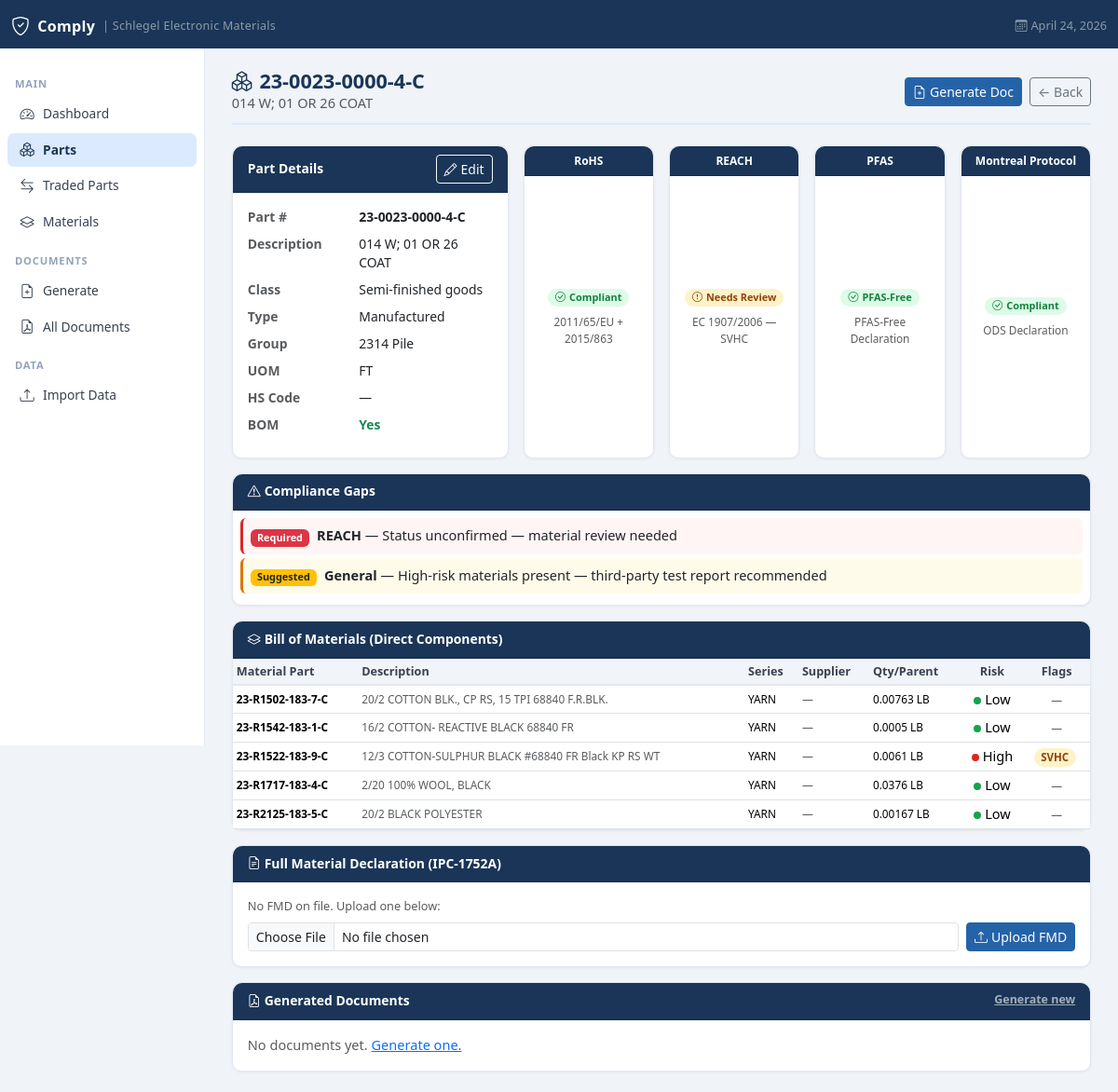
Page /parts/23-0023-0000-4-C on the committed database.
### tables this page shows
CREATE TABLE compliance_status (
            id              INTEGER PRIMARY KEY AUTOINCREMENT,
            part_number     TEXT NOT NULL,
            standard        TEXT NOT NULL,
            status          TEXT DEFAULT 'Unknown',
            notes           TEXT,
            doc_required    INTEGER DEFAULT 0,
            doc_suggested   INTEGER DEFAULT 0,
            last_assessed   TEXT,
            UNIQUE(part_number, standard)
        );

CREATE TABLE materials (
            id              INTEGER PRIMARY KEY AUTOINCREMENT,
            part_number     TEXT NOT NULL UNIQUE,
            description     TEXT,
            material_series TEXT,
            series_desc     TEXT,
            uom             TEXT,
            primary_supplier TEXT,
            supplier_id     TEXT,
            risk_level      TEXT DEFAULT 'Unknown',
            pfas_flag       INTEGER DEFAULT 0,
            svhc_flag       INTEGER DEFAULT 0,
            ods_flag        INTEGER DEFAULT 0,
            rohs_flag       INTEGER DEFAULT 0,
            created_at      TEXT DEFAULT (datetime('now')),
            updated_at      TEXT DEFAULT (datetime('now'))
        );

CREATE TABLE bom_lines (
            id              INTEGER PRIMARY KEY AUTOINCREMENT,
            parent_part     TEXT NOT NULL,
            material_part   TEXT NOT NULL,
            level           INTEGER DEFAULT 0,
            qty_per_parent  REAL DEFAULT 0,
            uom             TEXT,
            sort_order      INTEGER DEFAULT 0,
            UNIQUE(parent_part, material_part, level)
        );

### app.py (the view)
@app.route("/parts/<path:part_number>")
def part_detail(part_number):
    conn = get_db()
    part = conn.execute(
        "SELECT * FROM parts WHERE part_number=?", (part_number,)
    ).fetchone()
    if not part:
        flash("Part not found.", "danger")
        conn.close()
        return redirect(url_for("parts_list"))
    bom = conn.execute("""
        SELECT b.*, m.description as mat_desc, m.material_series,
               m.series_desc, m.primary_supplier, m.risk_level,
               m.pfas_flag, m.svhc_flag, m.ods_flag, m.rohs_flag
        FROM bom_lines b
        LEFT JOIN materials m ON m.part_number = b.material_part
        WHERE b.parent_part=? AND b.level=0
        ORDER BY b.sort_order
    """, (part_number,)).fetchall()
    statuses = conn.execute(
        "SELECT * FROM compliance_status WHERE part_number=?", (part_number,)
    ).fetchall()
    status_map = {r["standard"]: dict(r) for r in statuses}
    gaps = get_compliance_gaps(part_number, conn)
    docs = conn.execute("""
        SELECT d.* FROM documents d
        JOIN document_parts dp ON dp.document_id=d.id
        WHERE dp.part_number=?
        ORDER BY d.generated_at DESC
    """, (part_number,)).fetchall()
    fmd = conn.execute(
        "SELECT * FROM fmd_files WHERE part_number=?", (part_number,)
    ).fetchone()
    fmd_substances = conn.execute("""
        SELECT material_name, substance_name, cas_number,
               substance_weight, substance_weight_uom,
               weight_on_hm_pct, weight_on_total_pct, hm_on_total_pct
        FROM fmd_substances
        WHERE part_number = ?
        ORDER BY material_name, weight_on_hm_pct DESC
    """, (part_number,)).fetchall()
    conn.close()
    return render_template("part_detail.html", part=part, bom=bom,
                           status_map=status_map, gaps=gaps, docs=docs, fmd=fmd, fmd_substances=fmd_substances)

### templates/part_detail.html (shortened to what this page needs)
{% extends "base.html" %}
{% macro status_badge(val) %}
  {% if val in ['Compliant','PFAS-Free'] %}<span class="badge badge-compliant rounded-pill px-2 py-1"><i class="bi bi-check-circle me-1"></i>{{ val }}</span>
  {% elif val == 'Needs Review' %}<span class="badge badge-review rounded-pill px-2 py-1"><i class="bi bi-exclamation-circle me-1"></i>{{ val }}</span>
  {% elif val in ['Non-Compliant','Contains SVHC','Contains PFAS','Contains ODS'] %}<span class="badge badge-noncompliant rounded-pill px-2 py-1"><i class="bi bi-x-circle me-1"></i>{{ val }}</span>
  {% elif val == 'Exempt' %}<span class="badge badge-exempt rounded-pill px-2 py-1">{{ val }}</span>
  {% else %}<span class="badge badge-unknown rounded-pill px-2 py-1"><i class="bi bi-question-circle me-1"></i>{{ val or 'Unknown' }}</span>
  {% endif %}
{% endmacro %}
{% block content %}
<div class="page-header">
  <div>
    <h1><i class="bi bi-boxes me-2"></i>{{ part.part_number }}</h1>
    <p class="text-muted mb-0">{{ part.description or 'No description' }}</p>
  </div>
  <div class="d-flex gap-2">
    {% if not part.is_traded %}
    <a href="/documents/generate?part={{ part.part_number }}" class="btn btn-primary btn-sm">
      <i class="bi bi-file-earmark-plus me-1"></i>Generate Doc
    </a>
    {% endif %}
    <a href="{{ '/parts/traded' if part.is_traded else '/parts' }}"
       class="btn btn-outline-secondary btn-sm">← Back</a>
  </div>
</div>
<div class="row g-3 mb-3">
  <div class="col-12 col-md-4">
  <div class="card h-100">
    <div class="card-header d-flex justify-content-between align-items-center">
      <span>Part Details</span>
      <div class="d-flex gap-1">
        <button type="button" class="btn btn-outline-light btn-sm" id="editBtn"
                onclick="startEdit()">
          <i class="bi bi-pencil me-1"></i>Edit
        </button>
      </div>
    </div>
    <div class="card-body">
      <form id="editForm" method="post"
            action="/parts/{{ part.part_number }}/edit">
        <dl class="mb-0" style="font-size:.87rem;">
          <div class="row mb-2">
            <dt class="col-5 text-muted">Part #</dt>
            <dd class="col-7 fw-semibold mb-0">
              <span class="read-val">{{ part.part_number }}</span>
            </dd>
          </div>
          <div class="row mb-2">
            <dt class="col-5 text-muted">Description</dt>
            <dd class="col-7 mb-0">
              <span class="read-val">{{ part.description or '—' }}</span>
            </dd>
          </div>
          <div class="row mb-2">
            <dt class="col-5 text-muted">Class</dt>
            <dd class="col-7 mb-0">
              <span class="read-val">{{ part.part_class or '—' }}</span>
            </dd>
          </div>
          <div class="row mb-2">
            <dt class="col-5 text-muted">Type</dt>
            <dd class="col-7 mb-0">
              <span class="read-val">{{ 'Manufactured' if part.part_type=='M' else 'Purchased' if part.part_type=='P' else part.part_type or '—' }}</span>
            </dd>
          </div>
          <div class="row mb-2">
            <dt class="col-5 text-muted">Group</dt>
            <dd class="col-7 mb-0">
              <span class="read-val">{{ part.product_group or '—' }}</span>
            </dd>
          </div>
          <div class="row mb-2">
            <dt class="col-5 text-muted">UOM</dt>
            <dd class="col-7 mb-0">
              <span class="read-val">{{ part.uom or '—' }}</span>
            </dd>
          </div>
          <div class="row mb-2">
            <dt class="col-5 text-muted">HS Code</dt>
            <dd class="col-7 mb-0">
              <span class="read-val">{{ part.commodity_code or '—' }}</span>
            </dd>
          </div>
          <div class="row mb-2">
            <dt class="col-5 text-muted">BOM</dt>
            <dd class="col-7 mb-0">
              {% if part.has_bom %}
                <span class="text-success fw-semibold">Yes</span>
              {% else %}
                <span class="text-muted">No</span>
              {% endif %}
            </dd>
          </div>
        </dl>
      </form>
    </div>
  </div>
</div>
  {% set standards = [
    ('RoHS',             'rohs',     '2011/65/EU + 2015/863'),
    ('REACH',            'reach',    'EC 1907/2006 — SVHC'),
    ('PFAS',             'pfas',     'PFAS-Free Declaration'),
    ('Montreal Protocol','montreal', 'ODS Declaration'),
  ] %}
  {% for std_name, key, ref in standards %}
  {% set s = status_map.get(std_name) %}
  <div class="col-6 col-md-2">
    <div class="card h-100 text-center">
      <div class="card-header" style="font-size:.75rem; padding:.4rem .6rem">{{ std_name }}</div>
      <div class="card-body d-flex flex-column align-items-center justify-content-center py-3">
        <div class="mb-1">{{ status_badge(s.status if s else None) }}</div>
        <div class="text-muted text-xs mt-1">{{ ref }}</div>
      </div>
    </div>
  </div>
  {% endfor %}
</div>
{% if gaps %}
<div class="card mb-3">
  <div class="card-header"><i class="bi bi-exclamation-triangle me-1"></i>Compliance Gaps</div>
  <div class="card-body p-2">
    {% for g in gaps %}
    <div class="p-2 mb-1 rounded {% if g.required %}gap-required{% else %}gap-suggested{% endif %}">
      <div class="d-flex align-items-start gap-2">
        {% if g.required %}
          <span class="badge bg-danger mt-1">Required</span>
        {% else %}
          <span class="badge bg-warning text-dark mt-1">Suggested</span>
        {% endif %}
        <div>
          <strong>{{ g.standard }}</strong> — {{ g.reason }}
        </div>
      </div>
    </div>
    {% endfor %}
  </div>
</div>
{% endif %}
{% if bom %}
<div class="card mb-3">
  <div class="card-header"><i class="bi bi-layers me-1"></i>Bill of Materials (Direct Components)</div>
  <div class="card-body p-0">
    <div class="table-responsive">
      <table class="table table-sm table-hover mb-0">
        <thead>
          <tr>
            <th>Material Part</th>
            <th>Description</th>
            <th>Series</th>
            <th>Supplier</th>
            <th>Qty/Parent</th>
            <th class="text-center">Risk</th>
            <th class="text-center">Flags</th>
          </tr>
        </thead>
        <tbody>
          {% for b in bom %}
          <tr>
            <td class="fw-semibold text-xs">{{ b.material_part }}</td>
            <td class="text-xs text-muted">{{ (b.mat_desc or '')[:50] }}</td>
            <td class="text-xs">{{ b.series_desc or b.material_series or '—' }}</td>
            <td class="text-xs text-muted">{{ b.primary_supplier or '—' }}</td>
            <td class="text-xs">{{ b.qty_per_parent }} {{ b.uom }}</td>
            <td class="text-center">
              {% if b.risk_level == 'High' %}<span class="risk-dot risk-high"></span>High
              {% elif b.risk_level == 'Medium' %}<span class="risk-dot risk-medium"></span>Med
              {% elif b.risk_level == 'Low' %}<span class="risk-dot risk-low"></span>Low
              {% else %}<span class="risk-dot risk-unknown"></span>—
              {% endif %}
            </td>
            <td class="text-center">
              {% if b.svhc_flag %}<span class="badge flag-svhc rounded-pill me-1">SVHC</span>{% endif %}
              {% if not b.pfas_flag and not b.svhc_flag and not b.ods_flag and not b.rohs_flag %}
                <span class="text-muted text-xs">—</span>
              {% endif %}
            </td>
          </tr>
          {% endfor %}
        </tbody>
      </table>
    </div>
  </div>
</div>
{% endif %}
 <div class="card mb-3">
  <div class="card-header d-flex justify-content-between align-items-center">
    <span><i class="bi bi-file-earmark-text me-1"></i>Full Material Declaration (IPC-1752A)</span>
  </div>
  <div class="card-body">
    {% if fmd %}
    <div class="d-flex align-items-center justify-content-between mb-3">
      <div>
        <div class="fw-semibold">{{ fmd.filename }}</div>
        <div class="text-muted text-xs">Uploaded: {{ fmd.uploaded_at[:16].replace('T',' ') }}</div>
      </div>
      <a href="/parts/{{ part.part_number }}/fmd/download"
         class="btn btn-outline-primary btn-sm">
        <i class="bi bi-download me-1"></i>Download
      </a>
    </div>
    <hr class="my-2"/>
    <p class="text-muted small mb-2">Replace existing FMD:</p>
    {% else %}
    <p class="text-muted small mb-2">No FMD on file. Upload one below:</p>
    {% endif %}
    <form method="post" action="/parts/{{ part.part_number }}/fmd/upload"
          enctype="multipart/form-data" class="d-flex gap-2 align-items-center">
      <input type="file" name="fmd_file" class="form-control form-control-sm"/>
      <button type="submit" class="btn btn-primary btn-sm" style="white-space:nowrap">
        <i class="bi bi-upload me-1"></i>{{ 'Replace FMD' if fmd else 'Upload FMD' }}
      </button>
    </form>
  </div>
</div>
<div class="card">
  <div class="card-header d-flex justify-content-between">
    <span><i class="bi bi-file-earmark-pdf me-1"></i>Generated Documents</span>
    <a href="/documents/generate?part={{ part.part_number }}">Generate new</a>
  </div>
  <div class="card-body p-0">
    {% if docs %}
    <table class="table table-sm table-hover mb-0">
      <thead><tr><th>Type</th><th>Customer</th><th>Generated</th><th><span class="visually-hidden">Actions</span></th></tr></thead>
      <tbody>
        {% for d in docs %}
        <tr>
          <td><span class="badge bg-primary">{{ d.doc_type }}</span></td>
          <td class="text-muted">{{ d.customer or '—' }}</td>
          <td class="text-muted text-xs">{{ d.generated_at[:16].replace('T',' ') }}</td>
          <td class="text-end">
            <a href="/documents/{{ d.id }}/download" class="btn btn-outline-primary btn-sm" aria-label="Download Document">
              <i class="bi bi-download"></i>
            </a>
          </td>
        </tr>
        {% endfor %}
      </tbody>
    </table>
    {% else %}
    <p class="text-muted p-3 mb-0">No documents yet. <a href="/documents/generate?part={{ part.part_number }}">Generate one.</a></p>
    {% endif %}
  </div>
</div>
{% endblock %}

### templates/base.html (shortened to what this page needs)
<!DOCTYPE html>
<html lang="en">
<head>
  <link href="https://cdn.jsdelivr.net/npm/bootstrap@5.3.2/dist/css/bootstrap.min.css" rel="stylesheet"/>
  <link href="https://cdn.jsdelivr.net/npm/bootstrap-icons@1.11.3/font/bootstrap-icons.css" rel="stylesheet"/>
</head>
<body>
<nav class="navbar navbar-dark">
  <div class="container-fluid">
    <a class="navbar-brand d-flex align-items-center gap-2" href="/">
      <i class="bi bi-shield-check fs-5"></i> Comply
      <span class="text-white-50 fw-normal" style="font-size:.78rem;">| Schlegel Electronic Materials</span>
    </a>
    <span class="text-white-50 small">
      <i class="bi bi-calendar3 me-1"></i>{{ now.strftime('%B %d, %Y') if now else '' }}
    </span>
  </div>
</nav>
<div class="main-wrap">
  <aside class="sidebar d-none d-md-flex flex-column">
    <div class="sidebar-section">Main</div>
    <ul class="nav flex-column">
      <li><a class="nav-link {% if request.endpoint=='dashboard' %}active{% endif %}" href="/">
        <i class="bi bi-speedometer2"></i> Dashboard
      </a></li>
      <li><a class="nav-link {% if request.endpoint in ['parts_list','part_detail'] %}active{% endif %}" href="/parts">
        <i class="bi bi-boxes"></i> Parts
      </a></li>
      <li><a class="nav-link {% if request.endpoint=='traded_parts' %}active{% endif %}" href="/parts/traded">
        <i class="bi bi-arrow-left-right"></i> Traded Parts
      </a></li>
      <li><a class="nav-link {% if 'material' in (request.endpoint or '') %}active{% endif %}" href="/materials">
        <i class="bi bi-layers"></i> Materials
      </a></li>
    </ul>
    <div class="sidebar-section">Documents</div>
    <ul class="nav flex-column">
      <li><a class="nav-link {% if request.endpoint=='generate_document' %}active{% endif %}" href="/documents/generate">
        <i class="bi bi-file-earmark-plus"></i> Generate
      </a></li>
      <li><a class="nav-link {% if request.endpoint=='documents_list' %}active{% endif %}" href="/documents">
        <i class="bi bi-file-earmark-pdf"></i> All Documents
      </a></li>
    </ul>
    <div class="sidebar-section">Data</div>
    <ul class="nav flex-column">
      <li><a class="nav-link {% if request.endpoint=='import_data' %}active{% endif %}" href="/import">
        <i class="bi bi-upload"></i> Import Data
      </a></li>
    </ul>
  </aside>
  <main class="main-content">
    {% block content %}{% endblock %}
  </main>
</div>
</body>
</html>

### rows in the picture
compliance_status: standard "RoHS", status "Compliant", ref "2011/65/EU + 2015/863"
compliance_status: standard "REACH", status "Needs Review", ref "EC 1907/2006 — SVHC"
compliance_status: standard "PFAS", status "PFAS-Free", ref "PFAS-Free Declaration"
compliance_status: standard "Montreal Protocol", status "Compliant", ref "ODS Declaration"
materials: material_part "23-R1502-183-7-C", description "20/2 COTTON BLK., CP RS, 15 TPI 68840 F.R.BLK.", series_desc "YARN", primary_supplier "—", qty_per_parent "0.00763", uom "LB", risk_level "Low" (drawn)
materials: material_part "23-R1542-183-1-C", description "16/2 COTTON- REACTIVE BLACK 68840 FR", series_desc "YARN", primary_supplier "—", qty_per_parent "0.0005", uom "LB", risk_level "Low" (drawn)
materials: material_part "23-R1522-183-9-C", description "12/3 COTTON-SULPHUR BLACK #68840 FR Black KP RS WT", series_desc "YARN", primary_supplier "—", qty_per_parent "0.0061", uom "LB", risk_level "High" (drawn), svhc_flag "SVHC"
materials: material_part "23-R1717-183-4-C", description "2/20 100% WOOL, BLACK", series_desc "YARN", primary_supplier "—", qty_per_parent "0.0376", uom "LB", risk_level "Low" (drawn)
materials: material_part "23-R2125-183-5-C", description "20/2 BLACK POLYESTER", series_desc "YARN", primary_supplier "—", qty_per_parent "0.00167", uom "LB", risk_level "Low" (drawn)

### other values in the picture
{{ part.part_number }} "23-0023-0000-4-C"
{{ part.description or 'No description' }} "014 W; 01 OR 26 COAT"
{{ part.description or '—' }} "014 W; 01 OR 26 COAT"
{{ part.part_class or '—' }} "Semi-finished goods"
{{ part.product_group or '—' }} "2314 Pile"
{{ part.uom or '—' }} "FT"
{{ part.commodity_code or '—' }} "—"
{{ g.standard }} "REACH" "General"
{{ g.reason }} "Status unconfirmed — material review needed" "High-risk materials present — third-party test report recommended"
{{ 'Replace FMD' if fmd else 'Upload FMD' }} "Upload FMD"
